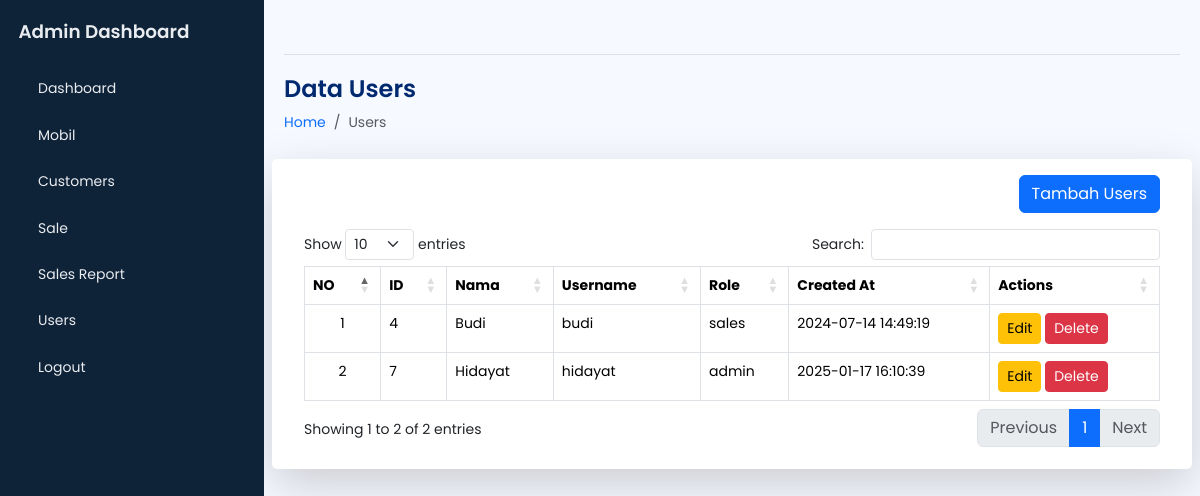
Screenshot of /admin/manage_users.php (signed in) with the database file from the repository.
### tables this page shows
CREATE TABLE `users` (
  `user_id` int(11) NOT NULL,
  `nama` char(50) NOT NULL,
  `username` varchar(50) NOT NULL,
  `password` varchar(255) NOT NULL,
  `role` enum('admin','sales') NOT NULL,
  `created_at` timestamp NOT NULL DEFAULT current_timestamp()
);

### admin/manage_users.php (the view, shortened to what this page needs)
<?php
require_once '../config.php';
$sql = "SELECT user_id, nama, username, role, created_at FROM users";
$result = $conn->query($sql);
?>
<!DOCTYPE html>
<html lang="en">
<head>
    <?php include 'template/header.php'; ?>
</head>
<body>
    <div class="wrapper">
        <?php include 'template/sidebar.php'; ?>
        <main id="main" class="main">
            <?php include 'template/nav.php'; ?>
            <div class="pagetitle">
                <h1 class="mb-2">Data Users</h1>
                <nav>
                    <ol class="breadcrumb">
                        <li class="breadcrumb-item"><a href="">Home</a></li>
                        <li class="breadcrumb-item active">Users</li>
                    </ol>
                </nav>
            </div>
            <section class="section dashboard">
                <div class="row">
                    <div class="col-lg-12">
                        <div class="row">
                            <div class="card shadow-lg">
                                <div class="card-body">
                                    <div class="d-flex justify-content-end">
                                        <button type="button" class="btn btn-primary mb-3 mt-3" data-bs-toggle="modal" data-bs-target="#UserModal">Tambah Users</button>
                                    </div>
                                    <div class="overflow-x-auto">
                                        <table class="table table-bordered display overflow-scroll" id="userTable">
                                            <thead>
                                                <tr>
                                                    <th>NO</th>
                                                    <th>ID</th>
                                                    <th>Nama</th>
                                                    <th>Username</th>
                                                    <th>Role</th>
                                                    <th>Created At</th>
                                                    <th>Actions</th>
                                                </tr>
                                            </thead>
                                            <tbody>
                                                <?php $no = 1;  ?>
                                                <?php while ($row = $result->fetch_assoc()) : ?>
                                                    <tr>
                                                        <td class="text-center"><?php echo $no++; ?></td>
                                                        <td><?php echo $row['user_id']; ?></td>
                                                        <td><?php echo $row['nama']; ?></td>
                                                        <td><?php echo $row['username']; ?></td>
                                                        <td><?php echo $row['role']; ?></td>
                                                        <td><?php echo $row['created_at']; ?></td>
                                                        <td>
                                                            <button type="button" class="btn btn-warning btn-sm edit-btn" data-id="<?php echo $row['user_id']; ?>" data-nama="<?php echo $row['nama']; ?>" data-username="<?php echo $row['username']; ?>" data-role="<?php echo $row['role']; ?>" data-bs-toggle="modal" data-bs-target="#UserModal">Edit</button>
                                                            <button type="button" class="btn btn-danger btn-sm delete-btn" data-id="<?php echo $row['user_id']; ?>">Delete</button>
                                                        </td>
                                                    </tr>
                                                <?php endwhile; ?>
                                            </tbody>
                                        </table>
                                    </div>
                                </div>
                            </div>
                        </div>
                    </div>
                </div>
            </section>
        </main>
    </div>
</body>
</html>

### admin/assets/css/style.css (style rules this page uses)
body { font-family: "Poppins", sans-serif; font-size: 0.875rem; opacity: 1; overflow-y: scroll; background: #f6f9ff; color: #444444; }
a { cursor: pointer; text-decoration: none; font-family: "Poppins", sans-serif; }
li { list-style: none; }
.wrapper { align-items: stretch; display: flex; width: 100%; }
.main { display: flex; flex-direction: column; min-height: 100vh; min-width: 0; overflow: hidden; transition: all 0.35s ease-in-out; width: 100%; padding: 0 20px 30px; }
.pagetitle { margin-bottom: 10px; margin-top: 20px; }
.pagetitle h1 { font-size: 24px; margin-bottom: 0; font-weight: 600; color: #012970; }
.card { margin-bottom: 30px; border: none; background-color: white; border-radius: 5px; box-shadow: 0px 0 30px rgba(1, 41, 112, 0.1); }
.card-body { padding: 0 20px 20px 20px; }

### rows the page displays
users: user_id "4", nama "Budi", username "budi", role "sales", created_at "2024-07-14 14:49:19"
users: user_id "7", nama "Hidayat", username "hidayat", role "admin", created_at "2025-01-17 16:10:39"
